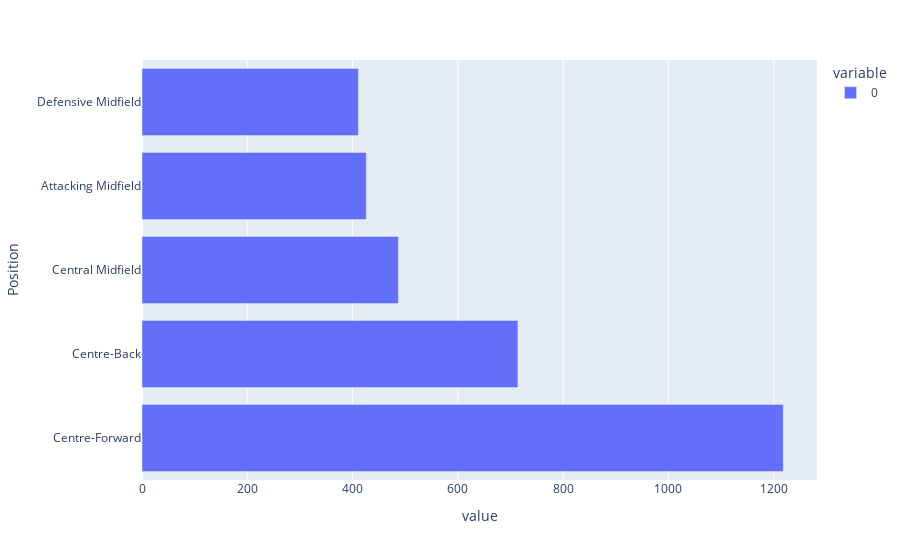

The notebook cell saved with this chart:
### Code cell
df_pos = data.groupby('Position').size()
df_pos = df_pos.sort_values(ascending=False)


fig = px.bar(df_pos.head(), orientation='h')
fig.show()

### Figure 1 — Plotly figure (JSON) as saved in the notebook; plotly's stock layout.template omitted (floating-point values rounded to 4 significant figures)
{"data": [{"alignmentgroup": "True", "hovertemplate": "variable=0<br>value=%{x}<br>Position=%{y}<extra></extra>", "legendgroup": "0", "marker": {"color": "#636efa", "pattern": {"shape": ""}}, "name": "0", "offsetgroup": "0", "orientation": "h", "showlegend": true, "textposition": "auto", "type": "bar", "x": [1218, 714, 487, 426, 411], "xaxis": "x", "y": ["Centre-Forward", "Centre-Back", "Central Midfield", "Attacking Midfield", "Defensive Midfield"], "yaxis": "y"}], "layout": {"autosize": true, "barmode": "relative", "legend": {"title": {"text": "variable"}, "tracegroupgap": 0}, "margin": {"t": 60}, "xaxis": {"anchor": "y", "autorange": true, "domain": [0, 1], "range": [0, 1282.0], "title": {"text": "value"}, "type": "linear"}, "yaxis": {"anchor": "x", "autorange": true, "domain": [0, 1], "range": [-0.5, 4.5], "title": {"text": "Position"}, "type": "category"}}}
